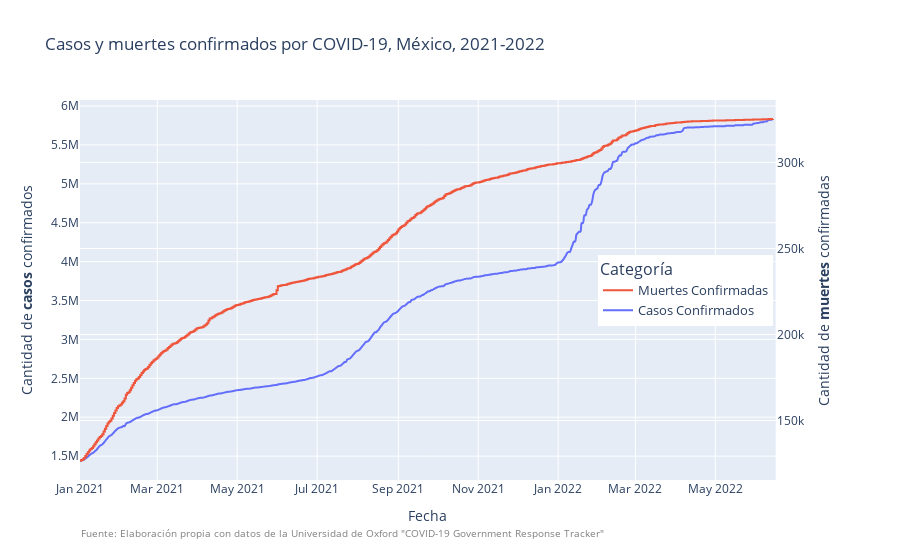

Write notebook code for a chart like this one.
### Markdown cell above
## Grafica defunciones y casos activos en México 2021-2022.
En esta grafica podemos ver ambos ejes, en uno de ellos se contabilizan las muertes por covid (derecho) y en el otro se contabilizan los casos positivos(izquierda)

Podemos observar que ambas curvas siguen la misma tendencia sin embargo, podemos ver como esta relación se vuelve más separada entre marzo y septiembre que fueron los meses de mayor confinamiento y restricción, para volver a elevarse y juntarse despues del mes de septiembre y hasta enero que repunta de nuevo los casos positivos.

Este grafico tambien nos enseñña el comportamiento de los individuos durante el confinamiento y podemos inferir los ciclos de mayor confinamiento y ver de manera interactiva como evolucionaron los periodos de expansion y contraccion del COVID-19.

### Code cell
from plotly.subplots import make_subplots
fig3 = make_subplots(specs=[[{"secondary_y": True}]])

fig3.add_trace(go.Scatter(x=df4.index, y=(df4['ConfirmedCases']), name="Casos Confirmados",
                    line_shape='spline', marker_symbol = 'circle-open', 
                         connectgaps = True
                        ))
fig3.add_trace(go.Scatter(x=df4.index, y=(df4['ConfirmedDeaths']), name="Muertes Confirmadas",
                    line_shape='vhv', marker_symbol = 'triangle-up', 
                         connectgaps = True, 
                        ), secondary_y= True)
#fig3.update_traces(mode='markers+lines')
fig3.update_traces(marker=dict(size=1,line=dict(width=0.2)),selector=dict(mode='markers'))
fig3.update_layout(legend=dict(x = 0.7, y=0.5, traceorder='reversed', font_size=13))
fig3.update_layout(title="Casos y muertes confirmados por COVID-19, México, 2021-2022",
                 xaxis_title="Fecha",
    yaxis_title="Cantidad",
    legend_title="Categoría",
  #  font=dict(
   #     family="Courier New, monospace",
    #    size=18,
     #   color="RebeccaPurple"
    )

fig3.update_yaxes(title_text="Cantidad de <b>casos</b> confirmados", secondary_y=False)
fig3.update_yaxes(title_text="Cantidad de <b>muertes</b> confirmadas", secondary_y=True)


fig3.add_annotation(text= 'Fuente: Elaboración propia con datos de la Universidad de Oxford "COVID-19 Government Response Tracker"',
                    x = 0, y = -0.15, xref= 'paper', yref = 'paper', xanchor='left'
    , yanchor='bottom'
    , xshift=-1
    , yshift=-5
    , font=dict(size=10, color="grey")
    , align="right", showarrow= False)

### Figure 1 — Plotly figure (JSON) as saved in the notebook; plotly's stock layout.template omitted (floating-point values rounded to 4 significant figures; data arrays with more than 128 entries replaced by an {"elided": "..."} marker saying what was removed)
{"data": [{"connectgaps": true, "line": {"shape": "spline"}, "marker": {"symbol": "circle-open"}, "name": "Casos Confirmados", "type": "scatter", "x": {"elided": "532 str values"}, "y": {"elided": "532 int values"}}, {"connectgaps": true, "line": {"shape": "vhv"}, "marker": {"symbol": "triangle-up"}, "name": "Muertes Confirmadas", "type": "scatter", "x": {"elided": "532 str values"}, "xaxis": "x", "y": {"elided": "532 int values"}, "yaxis": "y2"}], "layout": {"annotations": [{"align": "right", "font": {"color": "grey", "size": 10}, "showarrow": false, "text": "Fuente: Elaboración propia con datos de la Universidad de Oxford \"COVID-19 Government Response Tracker\"", "x": 0, "xanchor": "left", "xref": "paper", "xshift": -1, "y": -0.15, "yanchor": "bottom", "yref": "paper", "yshift": -5}], "legend": {"font": {"size": 13}, "title": {"text": "Categoría"}, "traceorder": "reversed", "x": 0.7, "y": 0.5}, "title": {"text": "Casos y muertes confirmados por COVID-19, México, 2021-2022"}, "xaxis": {"anchor": "y", "domain": [0, 0.94], "title": {"text": "Fecha"}}, "yaxis": {"anchor": "x", "domain": [0, 1], "title": {"text": "Cantidad de <b>casos</b> confirmados"}}, "yaxis2": {"anchor": "x", "overlaying": "y", "side": "right", "title": {"text": "Cantidad de <b>muertes</b> confirmadas"}}}}
